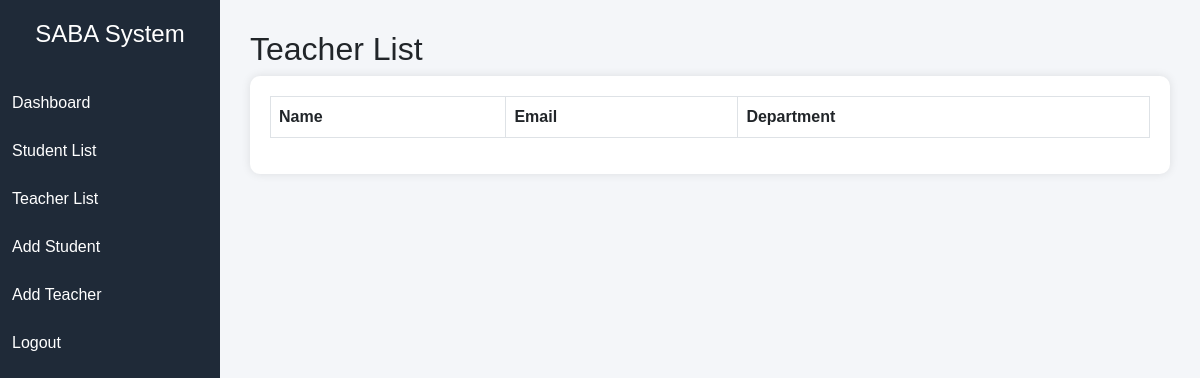
Page /teacher_list (signed in) on the earlier database version.
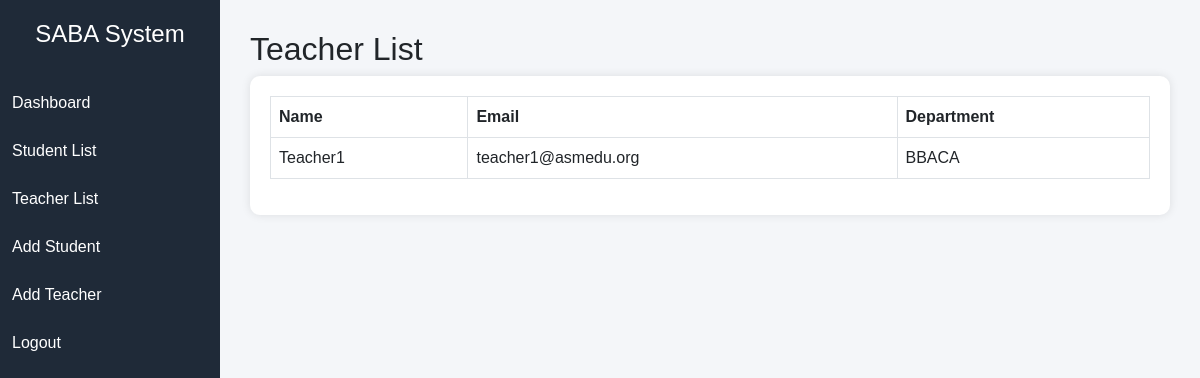
Same page on the later database version.
### tables this page shows
CREATE TABLE users(
    id INTEGER PRIMARY KEY AUTOINCREMENT,
    name TEXT,
    email TEXT UNIQUE,
    password TEXT,
    role TEXT,
    department TEXT,
    year TEXT
);

### app.py (the view)
@app.route("/teacher_list")
def teacher_list():
    if session.get("role") != "admin":
        return redirect("/")
    conn = sqlite3.connect("saba.db")
    cursor = conn.cursor()
    cursor.execute("""
    SELECT name, email, department
    FROM users
    WHERE role='teacher'
    """)
    teachers = cursor.fetchall()
    conn.close()
    return render_template("teacher_list.html", teachers=teachers)

### templates/teacher_list.html (shortened to what this page needs)
<!DOCTYPE html>
<html>
<head>
<link rel="stylesheet"
href="https://cdn.jsdelivr.net/npm/bootstrap@5.3.0/dist/css/bootstrap.min.css">
</head>
<body>
<div class="sidebar">
<h4>SABA System</h4>
<a href="/admin">Dashboard</a>
<a href="/student_list">Student List</a>
<a href="/teacher_list">Teacher List</a>
<a href="/add_student">Add Student</a>
<a href="/add_teacher">Add Teacher</a>
<a href="/logout">Logout</a>
</div>
<div class="main">
<h2>Teacher List</h2>
<div class="table-box">
<table class="table table-bordered">
<tr>
<th>Name</th>
<th>Email</th>
<th>Department</th>
</tr>
{% for t in teachers %}
<tr>
<td>{{ t[0] }}</td>
<td>{{ t[1] }}</td>
<td>{{ t[2] }}</td>
</tr>
{% endfor %}
</table>
</div>
</div>
</body>
</html>

Differences in the rows shown:
added users: name "Teacher1", email "teacher1@asmedu.org", department "BBACA"
